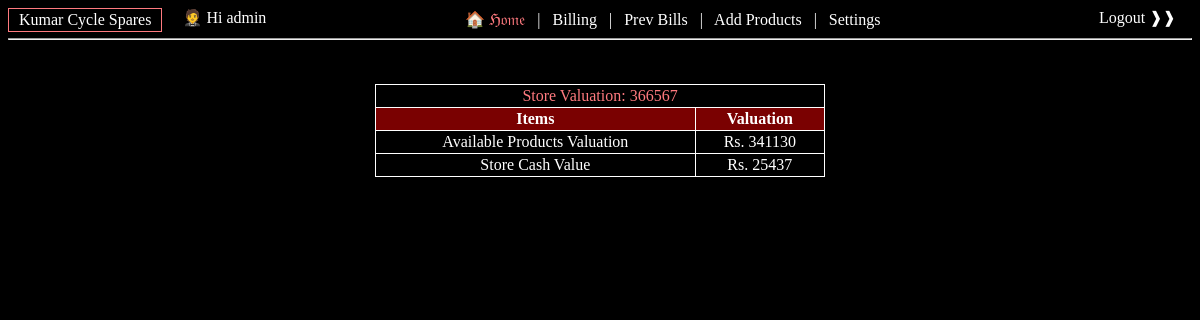
/home/ (signed in), run on an earlier commit of the app's database.
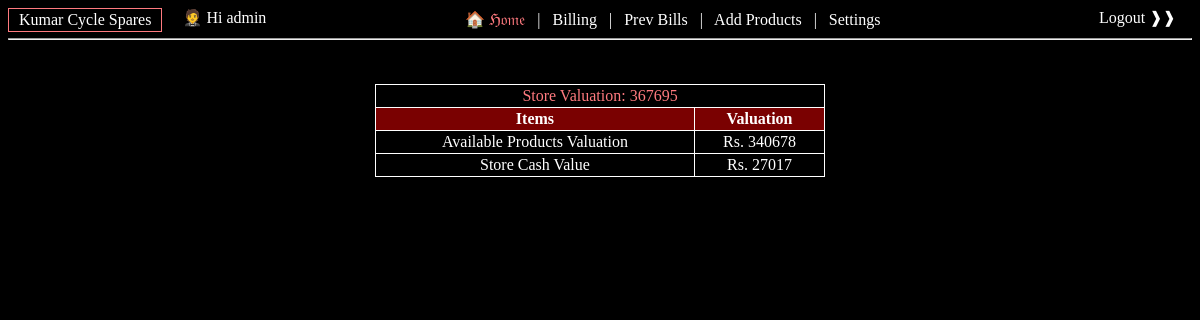
And on a later commit of the database.
### stores_app/models.py (models this page shows)
class store(models.Model):
    name = models.CharField(max_length=50)
    address = models.CharField(max_length=100)
    cash_value = models.IntegerField(default=0)
    activeFlag = models.CharField(max_length=1, default='Y')
    creator = models.ForeignKey(User, on_delete=models.SET_NULL, blank=True, null=True) # Store Owner
    def __str__(self):
        return self.name

### products/views.py (the view)
# urls.py: path('home/', views.home, name="home_page"),
@login_required(login_url='/login/')
def home(request):
    data = {}
    data['PV'] = 0  # PV: Product Valuation
    items = list(product.objects.all().filter(store=get_store_obj(request.user)).order_by('-id'))[:]
    emp_obj = store_emp.objects.all().filter(emp_obj=request.user).first()
    data['store_obj'] = emp_obj.store_obj if emp_obj is not None else "Store not available"
    for item in items:
        data['PV'] = data['PV'] + (item.WS_price * item.available_qty)
    data['SV'] = data['PV']+data['store_obj'].cash_value
    return render(request,'home.html', data)

### products/templatetags/extra_filters.py (called while the page is built)
@register.filter(name='has_group')
def has_group(request, group_name):
    groups = [str(group) for group in request.user.groups.all()]
    return True if group_name in groups else False

### products/views.py (called while the page is built)
def get_store_obj(user_obj):
    emp_obj = store_emp.objects.all().filter(emp_obj=user_obj).first()
    return emp_obj.store_obj if emp_obj is not None else "Store not available"

### products/templates/home.html (shortened to what this page needs)
{% if user.is_authenticated %}
{% load extra_filters %}
<html>
<head>
</head>
<body bgcolor="#000;">
<div class="t_w" style="float: left; padding:2px; border: 1px solid #ff7a7f;">&ensp;{{store_obj}}&ensp; </div>
<div class="t_w" style="float: left; "> &ensp;&ensp; &#129333;  Hi {{user}}&ensp;&ensp;&ensp;&ensp;</div>
<center class="t_w">
<a href="/" class="t_w t_hover" style="color:#ff7a7f;">  &#127968; &Hfr;&ofr;&mfr;&efr;<a/> &ensp;|&ensp;
<a href="/bill/" class="t_w t_hover">Billing</a> &ensp;|&ensp;
<a href="/prev_bill/" class="t_w t_hover">Prev Bills</a>
{% if request|has_group:'store_manager' %}
	&ensp;|&ensp; <a href="/add/" class="t_w t_hover">Add Products</a>
{% endif %}
{% if user.is_superuser %}
	&ensp;|&ensp; <a href="/settings/" class="t_w t_hover">Settings</a>
{% endif %}
<a href="/logout/" class="t_w t_hover" style="float:inline-end;">&ensp;&ensp;&ensp;&ensp;&ensp;&ensp; Logout &#10097;&#10097;&ensp;&ensp; </a>
<hr/>
</center>
<br/>
<center>
	<table class="t_w" style="width:450px; text-align:center;font-size: 100%;">
		<tr>
			<td colspan=2><center style="color:#ff7a7f;">Store Valuation: {{SV}}</center></td>
		</tr>
		<tr style="background-color: rgb(122, 1, 1); position: sticky; top: 1; z-index: 1;">
			<th> Items </th>
			<th> Valuation </th>
		</tr>
		<tr style="color:white;">
			<td class="recent_bill_id" id="bill_{{bill.bill_id}}">Available Products Valuation</td> &ensp;
			<td>Rs. {{PV}}</td> &ensp;
		</tr>
		<tr style="color:white;">
			<td class="recent_bill_id" id="bill_{{bill.bill_id}}">Store Cash Value</td> &ensp;
			<td>Rs. {{store_obj.cash_value}}</td> &ensp;
		</tr>
	</table>
</center>
</body>
</html>
{% else %}
    Sorry. You are not authenticated here.
{% endif %}

What changed in the data, as far as the page shows it:
changed store "Kumar Cycle Spares": cash_value "25437" → "27017"
Also different on the page:
{{ SV }}: "366567" → "367695"
{{ PV }}: "341130" → "340678"
